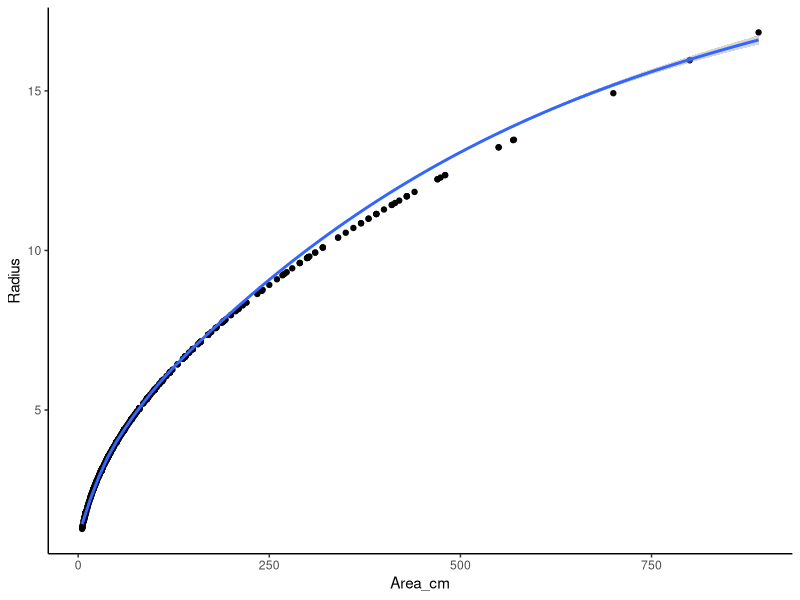

This figure's R source: (Note: this script raises an error after producing the figure.)
# DIGITIFERA DEMOGRAPHY - SIZE-DEPENDENT FATES
# Load only the packages this script actually uses
packages <- c("readxl","ggplot2","dplyr","ggpubr","RColorBrewer","mgcv","quantreg")
lapply(packages, require, character.only = TRUE)

# ---- Load & prepare data ----
# Filter to colonies >5 cm^2, bin by initial radius, flag "alive" fates, and ensure Fate is a factor.
Fates_all <- read_excel("Size_fates_demo.xlsx") %>%
  filter(Area_cm > 5) %>%
  mutate(
    bin   = cut(Radius,
                breaks = c(1, 2.5, 5, 7.5, 10, 20),
                labels = c("1.25 - 2.5","2.5 - 5","5 - 7.5","7.5 - 10","10+")),
    alive = ifelse(Fate %in% c("Grow", "Loss"), "yes", "no"),
    Fate  = as.factor(Fate)
  )

# ---- Quick radius vs area plot ----
ggplot(Fates_all, aes(x = Area_cm, y = Radius)) +
  geom_point() +
  geom_smooth() +
  theme_classic()

# ---- Fate counts by size bin and site ----
# Count outcomes per fate × radius bin for each site to build proportional bars
counts1 <- data.frame(
  Fates_all[which(Fates_all$id == "Site 1"), ] %>%
    dplyr::count(Fate, bin)
)
counts1$id <- "Site 1"

counts2 <- data.frame(
  Fates_all[which(Fates_all$id == "Site 2"), ] %>%
    dplyr::count(Fate, bin)
)
counts2$id <- "Site 2"

# Convert counts to within-bin proportions for each site
df1 <- xtabs(n ~ bin + Fate + id, data = counts1)
df1 <- data.frame(prop.table(df1, 1))

df2 <- xtabs(n ~ bin + Fate + id, data = counts2)
df2 <- data.frame(prop.table(df2, 1))

# Combine site tables and add helper columns
df_both <- rbind.fill(df1, df2) %>%    # NOTE: rbind.fill() is from {plyr}. If you don't load plyr, use base rbind() instead (columns should match).
  mutate(
    alive = ifelse(Fate %in% c("Grow", "Loss"), "yes", "no"),
    Freq  = as.numeric(Freq),
    bin   = as.factor(bin)
  )

# ---- Diverging stacked bar: proportion of fates by size bin ----
# Positive bars for "alive" fates (Grow/Loss), negative for mortality/transition categories
ggplot(
  df_both,
  aes(
    x = bin,
    y = ifelse(alive == "yes", Freq, -Freq),
    fill = factor(Fate, levels = c("Grow", "Loss", "H to TMP", "H to TMV", "PM to TMP", "PM to TMV"))
  )
) +
  geom_bar(stat = "identity", position = "stack", colour = "black") +
  theme_classic() +
  xlab("Radius (cm)") +
  ylab("Proportion") +
  scale_y_continuous(labels = abs) +
  geom_hline(yintercept = 0, size = 0.7) +
  scale_fill_brewer(
    palette = "Set3", name = "Fate",
    breaks = c("Grow", "Loss", "H to TMP", "H to TMV", "PM to TMP", "PM to TMV"),
    labels = c(
      "Grow" = "Net growth", "Loss" = "Net shrinkage",
      "H to TMP" = "Healthy to TM (present)",
      "H to TMV" = "Healthy to TM (absent)",
      "PM to TMP" = "PM to TM (present)",
      "PM to TMV" = "PM to TM (absent)"
    )
  ) +
  theme(
    axis.text.y = element_text(size = 10),
    legend.box.just = "right",
    legend.margin = margin(6, 6, 6, 6),
    legend.text = element_text(size = 10),
    legend.title = element_text(face = "bold"),
    legend.background = element_blank(),
    legend.box.background = element_rect(colour = "black"),
    strip.background = element_blank(),
    panel.spacing = unit(2, "lines"),
    strip.text = element_blank(),
    axis.text.x = element_text(angle = 45, vjust = 0.6, hjust = 0.5)
  ) +
  facet_wrap(~ id)

# Quick totals by site (handy checks that counts look sensible)
sum(Fates_all$id == "Site 1")
sum(Fates_all$id == "Site 2")

# ---- Size-dependent probability curves ----
# Survival: points with jitter (to reduce overplot), dashed GAM fit (flexible),
# and per-site logistic (GLM) fits for interpretability.
survive <- ggplot(Fates_all, aes(x = Radius, y = Survive)) +
  geom_point(aes(colour = id), alpha = 0.5,
             position = position_jitter(w = 0.2, h = 0.01)) +
  geom_smooth(
    method = "gam", formula = y ~ s(x, bs = "cr"),
    method.args = list(family = "binomial"),
    fullrange = TRUE, level = 0.95, se = FALSE, aes(colour = id),
    linetype = "dashed"
  ) +
  geom_smooth(
    data = Fates_all[which(Fates_all$id == "Site 2"), ],
    method = "glm", formula = y ~ x,
    method.args = list(family = "binomial"),
    fullrange = TRUE, level = 0.95, se = FALSE, aes(colour = id)
  ) +
  geom_smooth(
    data = Fates_all[which(Fates_all$id == "Site 1"), ],
    method = "glm", formula = y ~ x,
    method.args = list(family = "binomial"),
    fullrange = TRUE, level = 0.95, se = FALSE, aes(colour = id)
  ) +
  theme_classic() +
  scale_colour_manual(values = c("#FF776C", "#71B3D7")) +
  xlab("Initial Radius (cm)") +
  ylab("Probability of Survival") +
  scale_y_continuous(
    breaks = c(0, 0.25, 0.5, 0.75, 1),
    name = "Probability of Survival\n",
    sec.axis = sec_axis(~ 1 - .*1,
                        breaks = c(0, 0.25, 0.5, 0.75, 1),
                        name   = "Probability of Death\n")
  ) +
  scale_x_continuous(
    breaks  = c(0, 1.25, 2.5, 5, 7.5, 10, 12.5, 15),
    sec.axis = sec_axis(trans = ~(.*.) * 3.14,
                        name   = bquote('Initial Area'~(cm^2)),
                        breaks = c(5, 10, 25, 50, 100, 250, 500))
  )

# Net growth: analogous curves for probability of growth vs. initial radius
grow <- ggplot(Fates_all, aes(x = Radius, y = Grow)) +
  geom_point(aes(colour = id), alpha = 0.5,
             position = position_jitter(w = 0.2, h = 0.01)) +
  geom_smooth(
    data = Fates_all[which(Fates_all$id == "Site 1"), ],
    method = "glm", formula = y ~ x,
    method.args = list(family = "binomial"),
    fullrange = TRUE, level = 0.95, se = FALSE, aes(colour = id)
  ) +
  geom_smooth(
    data = Fates_all[which(Fates_all$id == "Site 2"), ],
    method = "glm", formula = y ~ x,
    method.args = list(family = "binomial"),
    fullrange = TRUE, level = 0.95, se = FALSE, aes(colour = id)
  ) +
  theme_classic() +
  scale_colour_manual(values = c("#FF776C", "#71B3D7")) +
  xlab("Initial Radius (cm)") +
  ylab("Probability of Net Growth") +
  scale_x_continuous(
    breaks  = c(0, 1.25, 2.5, 5, 7.5, 10, 12.5, 15),
    sec.axis = sec_axis(trans = ~(.*.) * 3.14,
                        name   = bquote('Initial Area'~(cm^2)),
                        breaks = c(5, 10, 25, 50, 100, 250, 500))
  ) +
  scale_y_continuous(
    name    = "Probability of Net Growth\n",
    sec.axis = sec_axis(~ 1 - .*1,
                        breaks = c(0, 0.25, 0.5, 0.75, 1),
                        name   = "Probability of Net Shrinkage\n")
  )

# Arrange the two probability plots with a small spacer and a shared legend
ggarrange(survive, NULL, grow,
          ncol = 3, widths = c(1, 0.05, 1),
          common.legend = TRUE, legend = "right")

# Extra sanity checks
sum(Fates_all$id == "Site 1")
sum(Fates_all$id == "Site 2")
sum(Fates_all$id == "Site 1" & Fates_all$Survive == 1)
sum(Fates_all$id == "Site 2" & Fates_all$Survive == 1)

# ---- Logistic regression summaries ----
# Quadratic + linear binomial GLMs by site for Survival and Growth
summary(glm(formula = Survive ~ Radius + I(Radius^2),
            family = "binomial",
            data   = Fates_all[which(Fates_all$id == "Site 1"), ]))
glms1 <- glm(formula = Survive ~ Radius,
             family  = "binomial",
             na.action = na.exclude,
             data    = Fates_all[which(Fates_all$id == "Site 1"), ])

summary(glm(formula = Survive ~ Radius + I(Radius^2),
            family = "binomial",
            data   = Fates_all[which(Fates_all$id == "Site 2"), ]))
glms2 <- glm(formula = Survive ~ Radius,
             family  = "binomial",
             na.action = na.exclude,
             data    = Fates_all[which(Fates_all$id == "Site 2"), ])

summary(glm(formula = Grow ~ Radius + I(Radius^2),
            family = "binomial",
            data   = Fates_all[which(Fates_all$id == "Site 1"), ]))
glmg1 <- summary(glm(formula = Grow ~ Radius,
                     family  = "binomial",
                     data    = Fates_all[which(Fates_all$id == "Site 1"), ]))

summary(glm(formula = Grow ~ Radius + I(Radius^2),
            family = "binomial",
            data   = Fates_all[which(Fates_all$id == "Site 2"), ]))
glmg2 <- glm(formula = Grow ~ Radius,
             family  = "binomial",
             data    = Fates_all[which(Fates_all$id == "Site 2"), ])

# ---- Site × outcome association tests ----
chisq.test(Fates_all$Survive, Fates_all$id, correct = FALSE)
chisq.test(Fates_all$Grow,    Fates_all$id, correct = FALSE)

